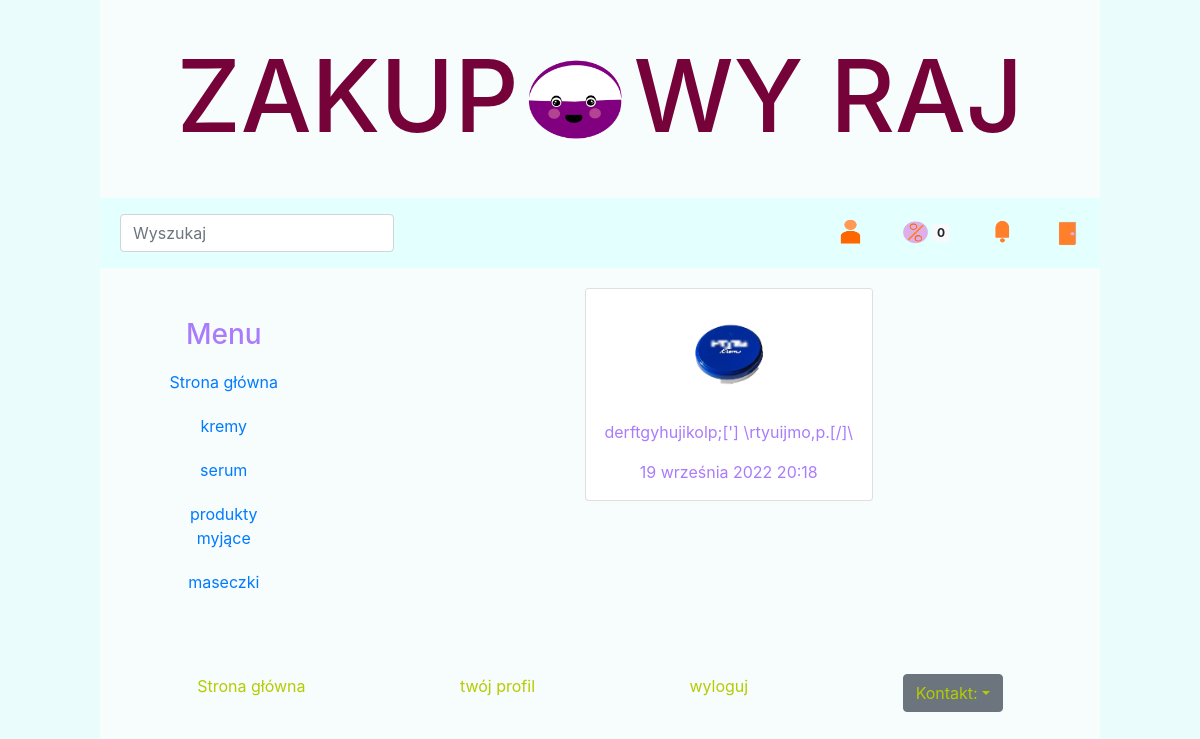
The app's page /twoje_powiadomienia/34/ (signed in) with its own data.
### Produkty/models.py (models this page shows, shortened)
class Kategoria(models.Model):
    nazwa = models.CharField(max_length=100)
    class Meta():
        verbose_name = "Kategoria"
        verbose_name_plural = "Kategorie"

class Powiadomienia_produkt(models.Model):
    zdjecie = models.ImageField(null=True, blank=True)
    konto = models.ForeignKey(Konto, null=True, on_delete=models.CASCADE)
    treść = models.TextField(blank=False)
    status = models.BooleanField(null=True)
    data = models.DateTimeField(auto_now_add=True)
    class Meta():
        verbose_name = "Powiadomienie_Produkt"
        verbose_name_plural = "Powiadomienia_Produkt"

### Produkty/views.py (the view)
# urls.py: path('twoje_powiadomienia/<id>/', powiadomienia_stare, name='powiadomienia_stare'),
@login_required
def powiadomienia_stare(request, id):
    kategorie = Kategoria.objects.all()
    search = Search()
    konto = Konto.objects.get(user=request.user)
    promo = Powiadomienia.objects.filter(status=False, konto=konto)
    powiadomienia_stare = Powiadomienia_produkt.objects.filter(status=True, konto=konto)
    dane = {'kategorie': kategorie, 'search': search, 'powiadomienia_stare': powiadomienia_stare, 'promo':promo, }
    return render(request, 'powiadomienia_stare.html', dane )

### Produkty/forms.py
class Search(forms.Form):
    wyszukaj = forms.CharField(label='', widget=forms.TextInput(attrs={'class':'form-control mr-sm-2',  'placeholder':'Wyszukaj'}))

### Produkty/templates/powiadomienia_stare.html (shortened to what this page needs)
{% extends 'menu.html' %}
{% block content %}
<div class="collumn2">
<div class="list">
{% for obiekt in powiadomienia_stare %}
            <div class="card" style="width: 18rem;" style="box-sizing:content-box;" style="margin:10px;" >
        <img class="card-img-top" src="{{ obiekt.zdjecie.url }}" alt="Card image cap">
<p> {{ obiekt.treść }} </p>
<p> {{ obiekt.data }} </p>
 </div>
{% endfor %}
</div>
</div>
{% endblock content %}

### Produkty/templates/menu.html (shortened to what this page needs)
{% extends 'base.html' %}
{% load static %}
{% block menu %}
    <h1 id = "logo"> ZAKUP<a style="text-decoration:none" href="/"><img  src="/images/icon/logolicencjat.png" height="150" width="115" style="padding:0px" style="margin:0px"   alt="o"></a>WY RAJ  </h1>
<nav class="navbar navbar-expand-lg navbar-light " style="background-color: #e3fffe"   >
      <div class="collapse navbar-collapse" id="navbarTogglerDemo01">
    <div class="navbar-nav mr-auto" style="padding-left:20px"  >
    <form class="form-inline " action="{% url 'szukaj' %}" method="GET">
        {{ search }}
    </form>
    </div>
    {% if user.is_authenticated %}
        <p class="menu" style="padding:0px" > <a class="nav-item nav-link" style="padding:20px" href = "/profil/{{user.id}}"> <img  src="/images/icon/konto.png" height="30" width="25" style="padding:0px" style="margin:0px"   alt="twój profil"> </a></p>
        <p class="menu" style="padding:0px" > <a class="nav-item nav-link" style="padding:20px" href = "/promocje/{{user.id}}"> <img  src="/images/icon/promocja.png" height="30" width="25" style="padding:0px" style="margin:0px"   alt="promocje"> <span class="badge badge-light">{{promo.count}}</span> </a></p>
        <p class="menu" style="padding:0px" > <a class="nav-item nav-link" style="padding:20px"   href = "/powiadomienia/{{user.id}}"> <img  src="/images/icon/dzwoneczek.png" height="30" width="25" style="padding:0px" style="margin:0px"   alt="powiadomienia">  </a></p>
        <p class="menu" style="padding:0px" > <a class="nav-item nav-link" style="padding:20px"  href = "/wyloguj"> <img  src="/images/icon/wyloguj.png" height="30" width="25" style="padding:0px" style="margin:0px"   alt="wyloguj"> </a></p>
    {% else %}
        <p class="menu" style="padding:0px" > <a class="nav-link" style="padding:20px" href = "/logowanie"> zaloguj</a> </p>
        <p class="menu" style="padding:0px" >  <a class="nav-link" style="padding:20px" href = "/rejestracja">zarejestruj się</a></p>
    {% endif %}
      </div>
</nav>
    <div class="collumn1">
      <div class="col-sm">
    <h3>Menu</h3>
      <a style="text-decoration:none" href = "/"><p class="menu" >Strona główna</p></a>
    {% for kat in kategorie %}
     <a style="text-decoration:none" href = "/kategoria/{{kat.id}}"><p class="menu">{{ kat.nazwa }}</p></a>
    {% endfor %}
      </div>
    </div>
{% endblock menu %}
{% block footer %}
<footer>
<div class="nav nav-pills nav-fill" >
<p class="nav-item" > <a   href = "/"> Strona główna </a></p>
    {% if user.is_authenticated %}
        <p class="nav-item"  > <a  href = "/profil/{{user.id}}"> twój profil </a></p>
        <p class="nav-item" > <a   href = "/wyloguj"> wyloguj </a></p>
    {% else %}
        <p class="nav-item" > <a href = "/logowanie"> zaloguj </a></p>
        <p class="nav-item" >  <a href = "/rejestracja">zarejestruj się</a></p>
    {% endif %}
    <div class="nav-item">
        <div class="btn-group" >
<button type="button" class="btn btn-secondary dropdown-toggle" style="color:#b4cc00" style="background-color:transparent" style="border:0px"  data-toggle="dropdown" aria-haspopup="true" aria-expanded="false">
    Kontakt:</button>
</div>
</div>
</div>
</footer>
{% endblock footer %}

### Produkty/static/css/app.css (style rules this page uses)
body { background: #ebfcfc; }
#logo { text-align: center; font-size: 100px; padding-top: 3%; grid-column: 1 / 3; grid-row: 1; color:#750238; }
nav { grid-column: 1 / 3; grid-row: 2; }
.menu { margin:0px; padding:10px; box-sizing: content-box; }
.collumn1 { grid-column: 1; grid-row: 3; margin: 40px; }
.collumn2 { grid-column: 2; grid-row: 3; margin: 10px; }
footer { grid-column: 1 / 3; grid-row: 4; padding: 20px; }
.list { display: flex; flex-direction: row; justify-content: space-evenly; flex-wrap: wrap; }
p.nav-item a { color:#b4cc00; text-decoration: none; }
.navbar { padding:0px; }

### records on screen
Kategoria: nazwa "kremy"
Kategoria: nazwa "serum"
Kategoria: nazwa "produkty myjące"
Kategoria: nazwa "maseczki"
Powiadomienia_produkt: zdjecie (picture), treść "derftgyhujikolp;['] \\rtyuijmo,p.[/]\\", data "19 września 2022 20:18"

### other values on screen
{{ promo.count }} "0"
